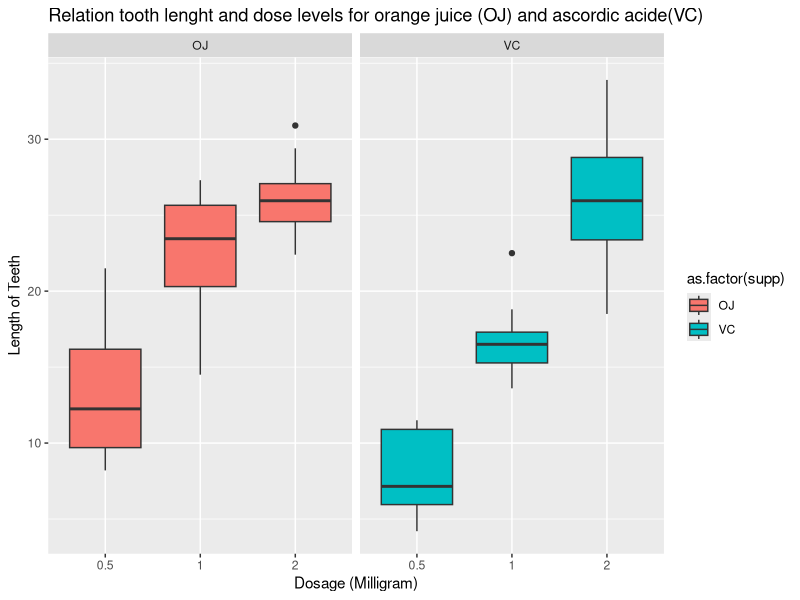

The R source for this figure:


# Load the ToothGrowth data and perform some basic exploratory data analyses 
# Provide a basic summary of the data

# Use confidence intervals and/or hypothesis tests to compare tooth growth by supp and dose. 

# State your conclusions and the assumptions needed for your conclusions.

library(ggplot2)
library(datasets)
data(ToothGrowth)
str(ToothGrowth) # internal strcuct of dataset
head(ToothGrowth)
summary(ToothGrowth)


plot <- ggplot(ToothGrowth, 
               aes(x=as.factor(dose),y=len,fill=as.factor(supp)))
plot + geom_boxplot(notch=F) + facet_grid(.~supp) +
    scale_x_discrete("Dosage (Milligram)") +   
    scale_y_continuous("Length of Teeth") +  
    ggtitle("Relation tooth lenght and dose levels for orange juice (OJ) and ascordic acide(VC)")

table(ToothGrowth$supp, ToothGrowth$dose)


fit <- lm(len ~ dose + supp, data=ToothGrowth)
summary(fit)

confint(fit)